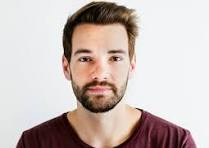
#> input picture input_images/face.jpg, 209 x 148 px, given in place of the camera
$ python main.py
#> lines starting #> are read from the running program, lines starting #| are printed output that depends on the picture
import cv2
import numpy as np


face_cascade = cv2.CascadeClassifier('haarcascades/haarcascade_frontalface_default.xml')
eye_cascade = cv2.CascadeClassifier('haarcascades/haarcascade_eye.xml')
nose_cascade = cv2.CascadeClassifier('haarcascades/haarcascade_mcs_nose.xml')

cap = cv2.VideoCapture(0)

if not cap.isOpened():
    print("Error: Cannot access camera.")
    exit()

swap_option = 0

print("Press '1' to swap LEFT Eye with Nose")
print("Press '2' to swap RIGHT Eye with Nose")
print("Press '0' to show Original frame")
print("Press 'q' to Quit")

while True:
    ret, frame = cap.read()
#> frame is the input picture: shape (148, 209, 3); mean B, G, R 184, 188.1, 201.3
    if not ret:
        print("Failed to grab frame.")
        break

    original_frame = frame.copy()
    swapped_frame = frame.copy()

    gray = cv2.cvtColor(swapped_frame, cv2.COLOR_BGR2GRAY)
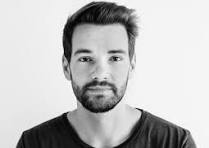
#> gray: shape (148, 209); min 1, max 255, mean 191.6

    faces = face_cascade.detectMultiScale(gray, 1.3, 5)
#> faces = [[57, 26, 87, 87]]

    for (x, y, w, h) in faces:
        roi_gray = gray[y:y+h, x:x+w]
        roi_color = swapped_frame[y:y+h, x:x+w]

        eyes = eye_cascade.detectMultiScale(roi_gray, 1.1, 10)
        noses = nose_cascade.detectMultiScale(roi_gray, 1.3, 5)

        if len(eyes) >= 2 and len(noses) >= 1:
            eyes = sorted(eyes, key=lambda e: e[0])


            lex, ley, lew, leh = eyes[0]
            left_eye_img = roi_color[ley:ley+leh, lex:lex+lew].copy()


            rex, rey, rew, reh = eyes[1]
            right_eye_img = roi_color[rey:rey+reh, rex:rex+rew].copy()


            nx, ny, nw, nh = noses[0]
            nose_img = roi_color[ny:ny+nh, nx:nx+nw].copy()


            cv2.rectangle(roi_color, (lex, ley), (lex+lew, ley+leh), (255, 0, 0), 2)
            cv2.rectangle(roi_color, (rex, rey), (rex+rew, rey+reh), (0, 0, 255), 2)
            cv2.rectangle(roi_color, (nx, ny), (nx+nw, ny+nh), (0, 255, 0), 2)

            if swap_option == 1:
                nose_resized = cv2.resize(nose_img, (lew, leh))
                left_eye_resized = cv2.resize(left_eye_img, (nw, nh))

                roi_color[ley:ley+leh, lex:lex+lew] = nose_resized
                roi_color[ny:ny+nh, nx:nx+nw] = left_eye_resized

            elif swap_option == 2:
                nose_resized = cv2.resize(nose_img, (rew, reh))
                right_eye_resized = cv2.resize(right_eye_img, (nw, nh))

                roi_color[rey:rey+reh, rex:rex+rew] = nose_resized
                roi_color[ny:ny+nh, nx:nx+nw] = right_eye_resized
#> this loop made 1 pass
#> (x, y, w, h, eyes, noses) on pass 1: (57, 26, 87, 87, [[16, 22, 24, 24]], [[31, 40, 24, 21]])
#> pass 1, `roi_gray = gray[y:y+h, x:x+w]`:
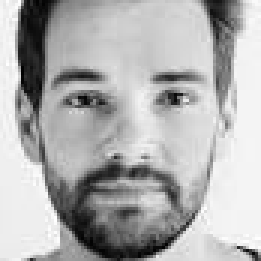
#> roi_gray: shape (87, 87) (shown 3 times larger); min 2, max 254, mean 175.6
#> pass 1, `roi_color = swapped_frame[y:y+h, x:x+w]`:
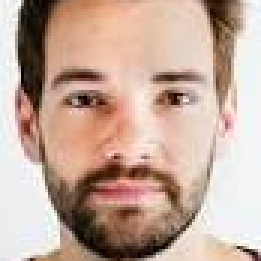
#> roi_color: shape (87, 87, 3) (shown 3 times larger); mean B, G, R 155.1, 169.2, 196.1


    cv2.imshow('Original Frame', original_frame)
    cv2.imshow('Swapped Frame', swapped_frame)

    key = cv2.waitKey(1) & 0xFF
#> (key q is pressed here)
    if key == ord('1'):
        swap_option = 1
        print("Swapping LEFT Eye with Nose")
    elif key == ord('2'):
        swap_option = 2
        print("Swapping RIGHT Eye with Nose")
    elif key == ord('0'):
        swap_option = 0
        print("Showing Original Frame Only")
    elif key == ord('q'):
        print("Exiting...")
        break

cap.release()
cv2.destroyAllWindows()
